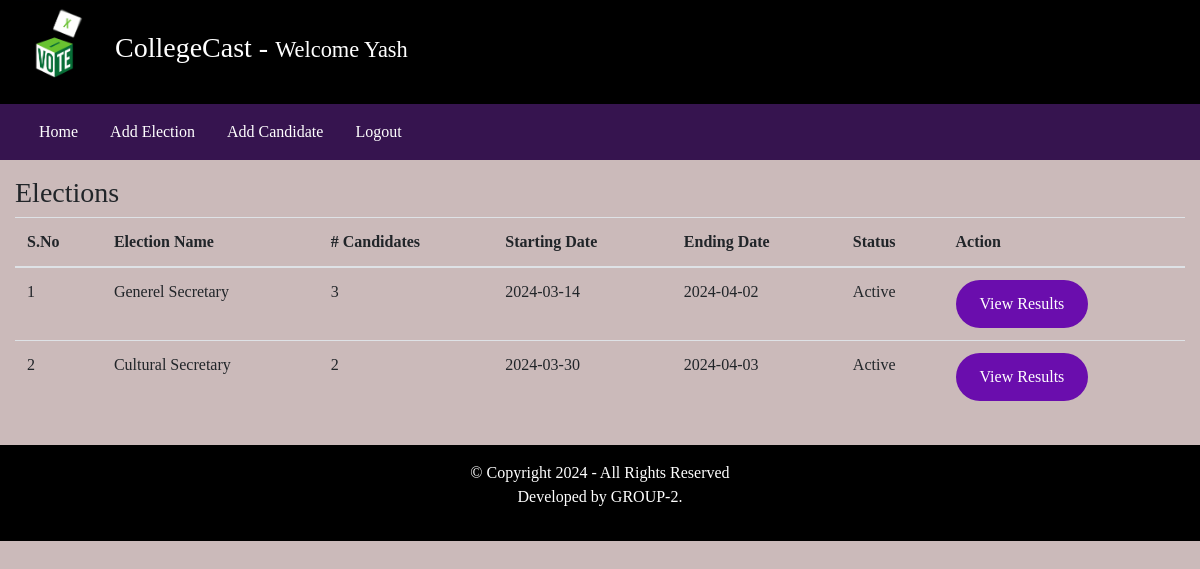
Screenshot of /admin/index.php?homepage=1 (signed in) with the database file from the repository.
### tables this page shows
CREATE TABLE `elections` (
  `id` int(11) NOT NULL,
  `election_topic` varchar(255) DEFAULT NULL,
  `no_of_candidates` int(11) DEFAULT NULL,
  `starting_date` date DEFAULT NULL,
  `ending_date` date DEFAULT NULL,
  `status` varchar(45) DEFAULT NULL,
  `inserted_by` varchar(255) DEFAULT NULL,
  `inserted_on` date DEFAULT NULL
);

### admin/inc/homepage.php (the view)
<div class="row my-3">
    <div class="col-12">
        <h3>Elections</h3>
        <table class="table">
            <thead>
                <tr>
                    <th scope="col">S.No</th>
                    <th scope="col">Election Name</th>
                    <th scope="col"># Candidates</th>
                    <th scope="col">Starting Date</th>
                    <th scope="col">Ending Date</th>
                    <th scope="col">Status </th>
                    <th scope="col">Action </th>
                </tr>
            </thead>
            <tbody>
                <?php
                    $fetchingData = mysqli_query($db, "SELECT * FROM elections") or die(mysqli_error($db));
                    $isAnyElectionAdded = mysqli_num_rows($fetchingData);
                    if($isAnyElectionAdded > 0)
                    {
                        $sno = 1;
                        while($row = mysqli_fetch_assoc($fetchingData))
                        {
                            $election_id = $row['id'];
                ?>
                            <tr>
                                <td><?php echo $sno++; ?></td>
                                <td><?php echo $row['election_topic']; ?></td>
                                <td><?php echo $row['no_of_candidates']; ?></td>
                                <td><?php echo $row['starting_date']; ?></td>
                                <td><?php echo $row['ending_date']; ?></td>
                                <td><?php echo $row['status']; ?></td>
                                <td>
                                    <a href="index.php?viewResult=<?php echo $election_id; ?>" class="btn btn-sm btn-success"> View Results </a>
                                </td>
                            </tr>
                <?php
                        }
                    }else {
            ?>
                        <tr>
                            <td colspan="7"> No any election is added yet. </td>
                        </tr>
            <?php
                    }
                ?>
            </tbody>
        </table>
    </div>
</div>

### assets/css/style.css (style rules this page uses)
body { font-family: Neue Montreal ; background-color: #cbbaba; margin: 0; padding: 0; }
.btn { background-color: #6a0dad; border: none; border-radius: 30px; color: #fff; padding: 12px 24px; font-size: 16px; cursor: pointer; transition: background-color 0.3s ease; }

### rows the page displays
elections: election_topic "Generel Secretary", no_of_candidates "3", starting_date "2024-03-14", ending_date "2024-04-02", status "Active"
elections: election_topic "Cultural Secretary", no_of_candidates "2", starting_date "2024-03-30", ending_date "2024-04-03", status "Active"

### other values shown
$_SESSION['username'] "Yash"
